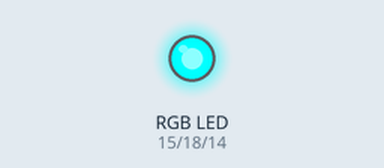
Recording of a program running on a simulated Raspberry Pi (BCM pin numbers). Parts: an RGB LED mixed from three pins (HIGH = lit). Dim RGB values are drawn brighter than linear.

Above: at 0.05 s.
At 0.45 s:
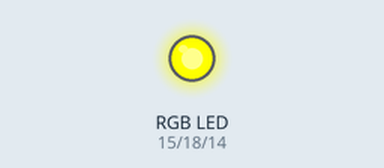
At 0.9 s:
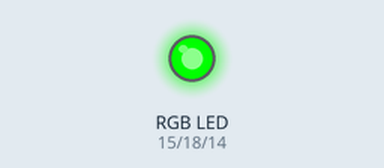
At 1.8 s:
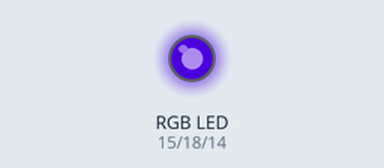
At 2.65 s:
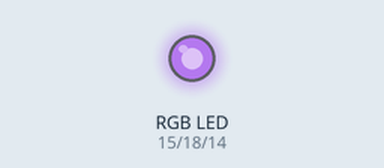
At 3.55 s:
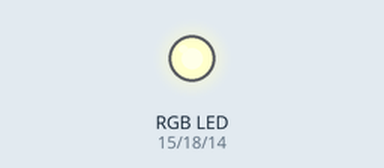
Timing chart, 0 to 8.2 s (numbered marks = the images above):
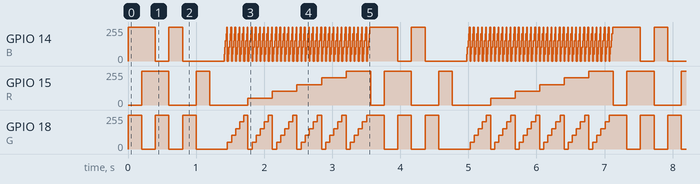

Measured:
- by itself, GPIO 14 (B), GPIO 18 (G): moves between 0/255 and 255/255, repeating every 3.6 s
- by itself, GPIO 15 (R): repeats every 3.6 s: 0/255 0.40 s, 255/255 0.20 s, 0/255 0.56 s, 51/255 0.36 s, 102/255 0.36 s, 153/255 0.36 s, 204/255 0.36 s, 255/255 0.36 s, 0/255 0.20 s, 255/255 0.40 s

The program:

rgb.py
```python
import RPi.GPIO as GPIO
import time

R,G,B = 15,18,14

GPIO.setmode(GPIO.BCM)

GPIO.setup(R, GPIO.OUT)
GPIO.setup(G, GPIO.OUT)
GPIO.setup(B, GPIO.OUT)

pwmR = GPIO.PWM(R, 70)
pwmG = GPIO.PWM(G, 70)
pwmB = GPIO.PWM(B, 70)

pwmR.start(0)
pwmG.start(0)
pwmB.start(0)

try:

    t = 0.2
    while True:
        pwmR.ChangeDutyCycle(0)
        pwmG.ChangeDutyCycle(100)
        pwmB.ChangeDutyCycle(100)
        time.sleep(t)

        pwmR.ChangeDutyCycle(100)
        pwmG.ChangeDutyCycle(0)
        pwmB.ChangeDutyCycle(100)
        time.sleep(t)

        pwmR.ChangeDutyCycle(100)
        pwmG.ChangeDutyCycle(100)
        pwmB.ChangeDutyCycle(0)
        time.sleep(t)

        pwmR.ChangeDutyCycle(0)
        pwmG.ChangeDutyCycle(0)
        pwmB.ChangeDutyCycle(100)
        time.sleep(t)

        pwmR.ChangeDutyCycle(0)
        pwmG.ChangeDutyCycle(100)
        pwmB.ChangeDutyCycle(0)
        time.sleep(t)

        pwmR.ChangeDutyCycle(100)
        pwmG.ChangeDutyCycle(0)
        pwmB.ChangeDutyCycle(0)
        time.sleep(t)

        pwmR.ChangeDutyCycle(0)
        pwmG.ChangeDutyCycle(0)
        pwmB.ChangeDutyCycle(0)
        time.sleep(t)

        for r in range(0, 101, 20):
            pwmR.ChangeDutyCycle(r)
            for g in range(0, 101, 20):
                pwmG.ChangeDutyCycle(g)
                for b in range(0, 101, 20):
                    pwmB.ChangeDutyCycle(b)
                    time.sleep(0.01)

except KeyboardInterrupt:
    pass

print("over.....")
pwmR.stop()
pwmG.stop()
pwmB.stop()

GPIO.cleanup()
```
